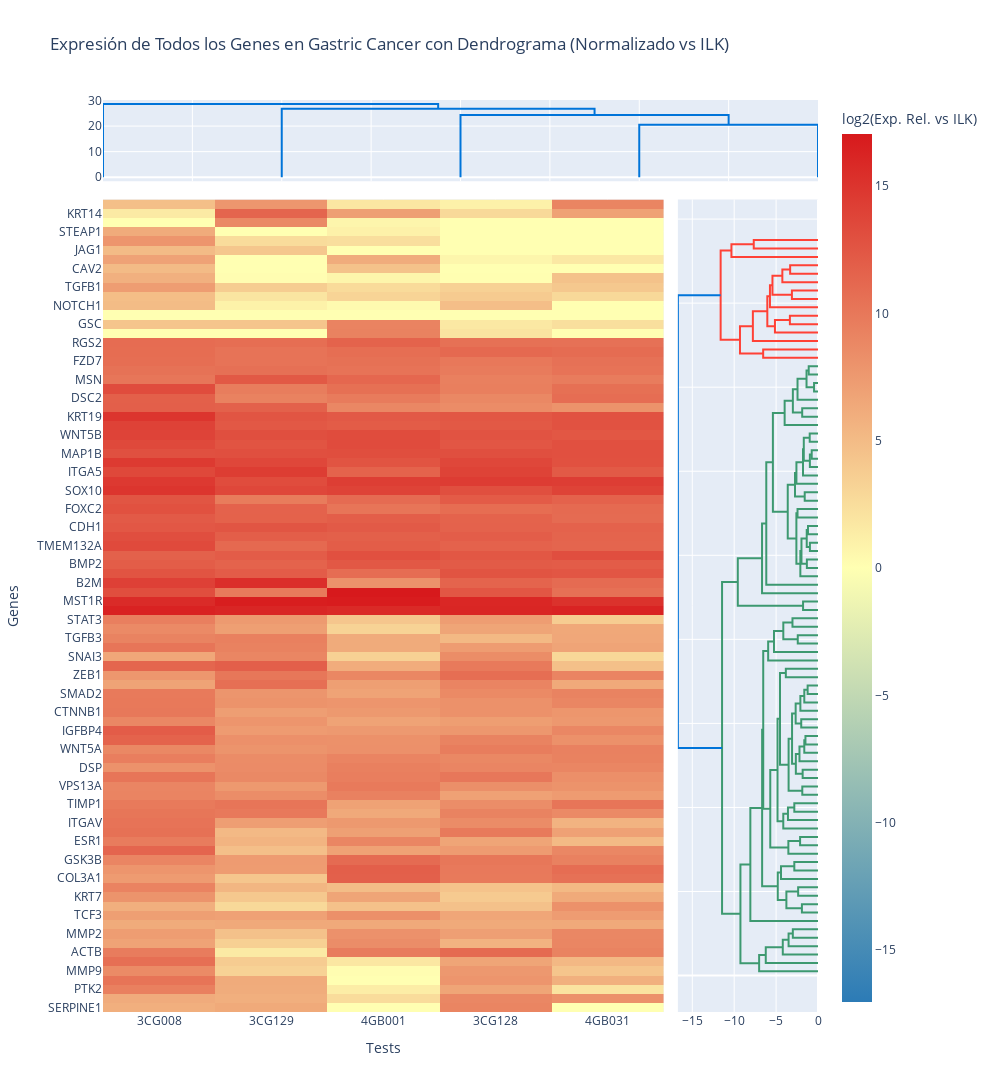

The cell this chart's notebook holds for it:
### Code cell
import pandas as pd
import plotly.express as px
import plotly.figure_factory as ff
import plotly.graph_objects as go
from plotly.subplots import make_subplots
from scipy.cluster.hierarchy import linkage


df_total = pd.concat([controles_df, muestras_df])

# ------------------------------
# 3. Normalización de datos según el método elegido
# ------------------------------
if metodo_elegido == "gen de referencia":
    # Se extrae el Ct del gen de referencia para cada test
    ref_ct = df_total[df_total['target'] == gen_referencia][['test', 'ct']].rename(
        columns={'ct': f'{gen_referencia}_ct'}
    )
    df_norm = df_total.merge(ref_ct, on='test')
    df_norm['delta_ct'] = df_norm['ct'] - df_norm[f'{gen_referencia}_ct']
    df_norm['log2_rel_expr'] = -df_norm['delta_ct']  # log2(2^(-ΔCt)) = -ΔCt

elif metodo_elegido == "promedios":
    # Se calcula el promedio de Ct para cada test y se normaliza respecto a ese promedio
    df_norm = df_total.copy()
    df_norm['ct_promedio_test'] = df_norm.groupby('test')['ct'].transform('mean')
    df_norm['delta_ct_promedio'] = df_norm['ct'] - df_norm['ct_promedio_test']
    df_norm['log2_rel_expr'] = -df_norm['delta_ct_promedio']

else:
    raise ValueError("El método de normalización debe ser 'gen de referencia' o 'promedios'.")

# Crear la matriz para el heatmap (tabla pivote)
# Si se normaliza por gen de referencia, se elimina dicho gen de la matriz
if metodo_elegido == "gen de referencia":
    heatmap_data = df_norm.pivot_table(
        index='target',
        columns='test',
        values='log2_rel_expr',
        aggfunc='mean'
    ).drop(gen_referencia, errors='ignore')
else:
    heatmap_data = df_norm.pivot_table(
        index='target',
        columns='test',
        values='log2_rel_expr',
        aggfunc='mean'
    )

# ------------------------------
# 4. (Filtrado por firmas - OMITIDO)
# ------------------------------
# heatmap_data_sobre = heatmap_data[heatmap_data.index.isin(lista_sobre)]
# heatmap_data_sub   = heatmap_data[heatmap_data.index.isin(lista_sub)]

# ------------------------------
# 5. Crear el clustergrama (heatmap con dendrogramas)
# ------------------------------
def create_clustered_heatmap(heatmap_data, title):
    # Clustering y dendrogramas para columnas (tests)
    dendro_col = ff.create_dendrogram(
        heatmap_data.T,
        orientation='bottom',
        labels=heatmap_data.columns.tolist(),
        linkagefun=lambda x: linkage(x, method='average', metric='euclidean')
    )
    col_order = dendro_col['layout']['xaxis']['ticktext']

    # Clustering y dendrogramas para filas (genes)
    dendro_row = ff.create_dendrogram(
        heatmap_data,
        orientation='right',
        labels=heatmap_data.index.tolist(),
        linkagefun=lambda x: linkage(x, method='average', metric='euclidean')
    )
    row_order = dendro_row['layout']['yaxis']['ticktext']

    # Reordenar la matriz según el clustering obtenido
    clustered_data = heatmap_data.loc[row_order, col_order]

    # Definir la escala de colores personalizada:
    # - Valores bajos (subexpresados): azul
    # - 0 (expresión similar al método de normalización): amarillo pastel
    # - Valores altos (sobreexpresados): rojo
    custom_colorscale = [
        [0.0, '#2c7bb6'],   # Azul
        [0.5, '#ffffb2'],   # Amarillo pastel
        [1.0, '#d7191c']    # Rojo
    ]

    # Crear subplots para combinar dendrogramas y heatmap
    fig = make_subplots(
        rows=2, cols=2,
        shared_xaxes=True,
        shared_yaxes=True,
        vertical_spacing=0.02,
        horizontal_spacing=0.02,
        column_widths=[0.8, 0.2],
        row_heights=[0.10, 1],
        specs=[[{"type": "scatter", "colspan": 2}, None],
               [{"type": "heatmap"}, {"type": "scatter"}]]
    )

    # Añadir dendrograma de columnas
    for trace in dendro_col['data']:
        fig.add_trace(trace, row=1, col=1)

    # Añadir dendrograma de filas
    for trace in dendro_row['data']:
        fig.add_trace(trace, row=2, col=2)

    # Añadir heatmap utilizando la escala de colores personalizada y centrándose en 0
    heatmap = go.Heatmap(
        z=clustered_data.values,
        x=col_order,
        y=row_order,
        colorscale=custom_colorscale,
        colorbar=dict(
            title=f"log2(Exp. Rel. { 'vs ' + gen_referencia if metodo_elegido=='gen de referencia' else 'por promedios' })"
        ),
        showscale=True,
        zmid=0
    )
    fig.add_trace(heatmap, row=2, col=1)

    # Ajustes de layout
    genes_count = len(row_order)
    fig_height = max(800, genes_count * 40)  # Ajusta el 40 a tu gusto
    fig.update_layout(
        title_text=title,
        width=1000,
        height=fig_height,
        showlegend=False
    )

    # Configuración de ejes
    fig.update_xaxes(showticklabels=False, row=1, col=1)
    fig.update_xaxes(showticklabels=True, row=2, col=1, title="Tests")
    fig.update_yaxes(showticklabels=True, row=2, col=1, title="Genes")
    fig.update_yaxes(showticklabels=False, row=2, col=2)

    return fig

# Definir el título según el método de normalización
if metodo_elegido == "gen de referencia":
    norm_title = f"Normalizado vs {gen_referencia}"
elif metodo_elegido == "promedios":
    norm_title = "Normalizado por promedios"
else:
    norm_title = "Normalización desconocida"

# ------------------------------
# 6. Clustergrama interactivo para TODOS los genes (panel completo)
# ------------------------------
fig_all = create_clustered_heatmap(
    heatmap_data,
    title=f"Expresión de Todos los Genes en {tipo_cancer} con Dendrograma ({norm_title})"
)

guardar_grafico(fig_all, f"clustergrama_todos_{tipo_cancer}.png")
fig_all.show()

### Figure 1 — Plotly figure (JSON) as saved in the notebook; plotly's stock layout.template omitted (floating-point values rounded to 4 significant figures; data arrays with more than 128 entries replaced by an {"elided": "..."} marker saying what was removed)
{"data": [{"hoverinfo": "text", "marker": {"color": "rgb(0,116,217)"}, "mode": "lines", "type": "scatter", "x": [35, 35, 45, 45], "xaxis": "x", "y": [0, 20.57, 20.57, 0], "yaxis": "y"}, {"hoverinfo": "text", "marker": {"color": "rgb(0,116,217)"}, "mode": "lines", "type": "scatter", "x": [25, 25, 40, 40], "xaxis": "x", "y": [0, 24.39, 24.39, 20.57], "yaxis": "y"}, {"hoverinfo": "text", "marker": {"color": "rgb(0,116,217)"}, "mode": "lines", "type": "scatter", "x": [15, 15, 32.5, 32.5], "xaxis": "x", "y": [0, 26.75, 26.75, 24.39], "yaxis": "y"}, {"hoverinfo": "text", "marker": {"color": "rgb(0,116,217)"}, "mode": "lines", "type": "scatter", "x": [5, 5, 23.75, 23.75], "xaxis": "x", "y": [0, 28.62, 28.62, 26.75], "yaxis": "y"}, {"hoverinfo": "text", "marker": {"color": "rgb(61,153,112)"}, "mode": "lines", "type": "scatter", "x": [0, -3.005, -3.005, 0], "xaxis": "x3", "y": [45, 45, 55, 55], "yaxis": "y3"}, {"hoverinfo": "text", "marker": {"color": "rgb(61,153,112)"}, "mode": "lines", "type": "scatter", "x": [0, -3.511, -3.511, -3.005], "xaxis": "x3", "y": [35, 35, 50, 50], "yaxis": "y3"}, {"hoverinfo": "text", "marker": {"color": "rgb(61,153,112)"}, "mode": "lines", "type": "scatter", "x": [0, -4.203, -4.203, -3.511], "xaxis": "x3", "y": [25, 25, 42.5, 42.5], "yaxis": "y3"}, {"hoverinfo": "text", "marker": {"color": "rgb(61,153,112)"}, "mode": "lines", "type": "scatter", "x": [0, -6.233, -6.233, -4.203], "xaxis": "x3", "y": [15, 15, 33.75, 33.75], "yaxis": "y3"}, {"hoverinfo": "text", "marker": {"color": "rgb(61,153,112)"}, "mode": "lines", "type": "scatter", "x": [0, -7.025, -7.025, -6.233], "xaxis": "x3", "y": [5, 5, 24.38, 24.38], "yaxis": "y3"}, {"hoverinfo": "text", "marker": {"color": "rgb(61,153,112)"}, "mode": "lines", "type": "scatter", "x": [0, -1.92, -1.92, 0], "xaxis": "x3", "y": [75, 75, 85, 85], "yaxis": "y3"}, {"hoverinfo": "text", "marker": {"color": "rgb(61,153,112)"}, "mode": "lines", "type": "scatter", "x": [0, -2.368, -2.368, 0], "xaxis": "x3", "y": [95, 95, 105, 105], "yaxis": "y3"}, {"hoverinfo": "text", "marker": {"color": "rgb(61,153,112)"}, "mode": "lines", "type": "scatter", "x": [-1.92, -3.772, -3.772, -2.368], "xaxis": "x3", "y": [80, 80, 100, 100], "yaxis": "y3"}, {"hoverinfo": "text", "marker": {"color": "rgb(61,153,112)"}, "mode": "lines", "type": "scatter", "x": [0, -2.825, -2.825, 0], "xaxis": "x3", "y": [125, 125, 135, 135], "yaxis": "y3"}, {"hoverinfo": "text", "marker": {"color": "rgb(61,153,112)"}, "mode": "lines", "type": "scatter", "x": [0, -4.418, -4.418, -2.825], "xaxis": "x3", "y": [115, 115, 130, 130], "yaxis": "y3"}, {"hoverinfo": "text", "marker": {"color": "rgb(61,153,112)"}, "mode": "lines", "type": "scatter", "x": [-3.772, -4.802, -4.802, -4.418], "xaxis": "x3", "y": [90, 90, 122.5, 122.5], "yaxis": "y3"}, {"hoverinfo": "text", "marker": {"color": "rgb(61,153,112)"}, "mode": "lines", "type": "scatter", "x": [0, -2.136, -2.136, 0], "xaxis": "x3", "y": [155, 155, 165, 165], "yaxis": "y3"}, {"hoverinfo": "text", "marker": {"color": "rgb(61,153,112)"}, "mode": "lines", "type": "scatter", "x": [0, -3.536, -3.536, -2.136], "xaxis": "x3", "y": [145, 145, 160, 160], "yaxis": "y3"}, {"hoverinfo": "text", "marker": {"color": "rgb(61,153,112)"}, "mode": "lines", "type": "scatter", "x": [0, -2.827, -2.827, 0], "xaxis": "x3", "y": [195, 195, 205, 205], "yaxis": "y3"}, {"hoverinfo": "text", "marker": {"color": "rgb(61,153,112)"}, "mode": "lines", "type": "scatter", "x": [0, -3.584, -3.584, -2.827], "xaxis": "x3", "y": [185, 185, 200, 200], "yaxis": "y3"}, {"hoverinfo": "text", "marker": {"color": "rgb(61,153,112)"}, "mode": "lines", "type": "scatter", "x": [0, -4.143, -4.143, -3.584], "xaxis": "x3", "y": [175, 175, 192.5, 192.5], "yaxis": "y3"}, {"hoverinfo": "text", "marker": {"color": "rgb(61,153,112)"}, "mode": "lines", "type": "scatter", "x": [0, -1.874, -1.874, 0], "xaxis": "x3", "y": [215, 215, 225, 225], "yaxis": "y3"}, {"hoverinfo": "text", "marker": {"color": "rgb(61,153,112)"}, "mode": "lines", "type": "scatter", "x": [0, -1.832, -1.832, 0], "xaxis": "x3", "y": [235, 235, 245, 245], "yaxis": "y3"}, {"hoverinfo": "text", "marker": {"color": "rgb(61,153,112)"}, "mode": "lines", "type": "scatter", "x": [0, -1.497, -1.497, 0], "xaxis": "x3", "y": [275, 275, 285, 285], "yaxis": "y3"}, {"hoverinfo": "text", "marker": {"color": "rgb(61,153,112)"}, "mode": "lines", "type": "scatter", "x": [0, -1.637, -1.637, -1.497], "xaxis": "x3", "y": [265, 265, 280, 280], "yaxis": "y3"}, {"hoverinfo": "text", "marker": {"color": "rgb(61,153,112)"}, "mode": "lines", "type": "scatter", "x": [0, -2.212, -2.212, -1.637], "xaxis": "x3", "y": [255, 255, 272.5, 272.5], "yaxis": "y3"}, {"hoverinfo": "text", "marker": {"color": "rgb(61,153,112)"}, "mode": "lines", "type": "scatter", "x": [-1.832, -2.644, -2.644, -2.212], "xaxis": "x3", "y": [240, 240, 263.8, 263.8], "yaxis": "y3"}, {"hoverinfo": "text", "marker": {"color": "rgb(61,153,112)"}, "mode": "lines", "type": "scatter", "x": [0, -2.002, -2.002, 0], "xaxis": "x3", "y": [295, 295, 305, 305], "yaxis": "y3"}, {"hoverinfo": "text", "marker": {"color": "rgb(61,153,112)"}, "mode": "lines", "type": "scatter", "x": [0, -1.237, -1.237, 0], "xaxis": "x3", "y": [335, 335, 345, 345], "yaxis": "y3"}, {"hoverinfo": "text", "marker": {"color": "rgb(61,153,112)"}, "mode": "lines", "type": "scatter", "x": [0, -1.635, -1.635, -1.237], "xaxis": "x3", "y": [325, 325, 340, 340], "yaxis": "y3"}, {"hoverinfo": "text", "marker": {"color": "rgb(61,153,112)"}, "mode": "lines", "type": "scatter", "x": [0, -2.103, -2.103, -1.635], "xaxis": "x3", "y": [315, 315, 332.5, 332.5], "yaxis": "y3"}, {"hoverinfo": "text", "marker": {"color": "rgb(61,153,112)"}, "mode": "lines", "type": "scatter", "x": [-2.002, -2.666, -2.666, -2.103], "xaxis": "x3", "y": [300, 300, 323.8, 323.8], "yaxis": "y3"}, {"hoverinfo": "text", "marker": {"color": "rgb(61,153,112)"}, "mode": "lines", "type": "scatter", "x": [-2.644, -3.096, -3.096, -2.666], "xaxis": "x3", "y": [251.9, 251.9, 311.9, 311.9], "yaxis": "y3"}, {"hoverinfo": "text", "marker": {"color": "rgb(61,153,112)"}, "mode": "lines", "type": "scatter", "x": [-1.874, -3.508, -3.508, -3.096], "xaxis": "x3", "y": [220, 220, 281.9, 281.9], "yaxis": "y3"}, {"hoverinfo": "text", "marker": {"color": "rgb(61,153,112)"}, "mode": "lines", "type": "scatter", "x": [0, -3.839, -3.839, 0], "xaxis": "x3", "y": [355, 355, 365, 365], "yaxis": "y3"}, {"hoverinfo": "text", "marker": {"color": "rgb(61,153,112)"}, "mode": "lines", "type": "scatter", "x": [-3.508, -4.533, -4.533, -3.839], "xaxis": "x3", "y": [250.9, 250.9, 360, 360], "yaxis": "y3"}, {"hoverinfo": "text", "marker": {"color": "rgb(61,153,112)"}, "mode": "lines", "type": "scatter", "x": [-4.143, -4.831, -4.831, -4.533], "xaxis": "x3", "y": [183.8, 183.8, 305.5, 305.5], "yaxis": "y3"}, {"hoverinfo": "text", "marker": {"color": "rgb(61,153,112)"}, "mode": "lines", "type": "scatter", "x": [-3.536, -5.696, -5.696, -4.831], "xaxis": "x3", "y": [152.5, 152.5, 244.6, 244.6], "yaxis": "y3"}, {"hoverinfo": "text", "marker": {"color": "rgb(61,153,112)"}, "mode": "lines", "type": "scatter", "x": [0, -2.415, -2.415, 0], "xaxis": "x3", "y": [395, 395, 405, 405], "yaxis": "y3"}, {"hoverinfo": "text", "marker": {"color": "rgb(61,153,112)"}, "mode": "lines", "type": "scatter", "x": [0, -3.045, -3.045, 0], "xaxis": "x3", "y": [415, 415, 425, 425], "yaxis": "y3"}, {"hoverinfo": "text", "marker": {"color": "rgb(61,153,112)"}, "mode": "lines", "type": "scatter", "x": [-2.415, -4.139, -4.139, -3.045], "xaxis": "x3", "y": [400, 400, 420, 420], "yaxis": "y3"}, {"hoverinfo": "text", "marker": {"color": "rgb(61,153,112)"}, "mode": "lines", "type": "scatter", "x": [0, -5.255, -5.255, -4.139], "xaxis": "x3", "y": [385, 385, 410, 410], "yaxis": "y3"}, {"hoverinfo": "text", "marker": {"color": "rgb(61,153,112)"}, "mode": "lines", "type": "scatter", "x": [0, -5.948, -5.948, -5.255], "xaxis": "x3", "y": [375, 375, 397.5, 397.5], "yaxis": "y3"}, {"hoverinfo": "text", "marker": {"color": "rgb(61,153,112)"}, "mode": "lines", "type": "scatter", "x": [-5.696, -6.536, -6.536, -5.948], "xaxis": "x3", "y": [198.6, 198.6, 386.2, 386.2], "yaxis": "y3"}, {"hoverinfo": "text", "marker": {"color": "rgb(61,153,112)"}, "mode": "lines", "type": "scatter", "x": [-4.802, -6.667, -6.667, -6.536], "xaxis": "x3", "y": [106.2, 106.2, 292.4, 292.4], "yaxis": "y3"}, {"hoverinfo": "text", "marker": {"color": "rgb(61,153,112)"}, "mode": "lines", "type": "scatter", "x": [0, -8.073, -8.073, -6.667], "xaxis": "x3", "y": [65, 65, 199.3, 199.3], "yaxis": "y3"}, {"hoverinfo": "text", "marker": {"color": "rgb(61,153,112)"}, "mode": "lines", "type": "scatter", "x": [-7.025, -9.256, -9.256, -8.073], "xaxis": "x3", "y": [14.69, 14.69, 132.2, 132.2], "yaxis": "y3"}, {"hoverinfo": "text", "marker": {"color": "rgb(61,153,112)"}, "mode": "lines", "type": "scatter", "x": [0, -1.782, -1.782, 0], "xaxis": "x3", "y": [435, 435, 445, 445], "yaxis": "y3"}, {"hoverinfo": "text", "marker": {"color": "rgb(61,153,112)"}, "mode": "lines", "type": "scatter", "x": [0, -1.328, -1.328, 0], "xaxis": "x3", "y": [485, 485, 495, 495], "yaxis": "y3"}, {"hoverinfo": "text", "marker": {"color": "rgb(61,153,112)"}, "mode": "lines", "type": "scatter", "x": [0, -0.9656, -0.9656, 0], "xaxis": "x3", "y": [505, 505, 515, 515], "yaxis": "y3"}, {"hoverinfo": "text", "marker": {"color": "rgb(61,153,112)"}, "mode": "lines", "type": "scatter", "x": [0, -1.197, -1.197, 0], "xaxis": "x3", "y": [525, 525, 535, 535], "yaxis": "y3"}, {"hoverinfo": "text", "marker": {"color": "rgb(61,153,112)"}, "mode": "lines", "type": "scatter", "x": [-0.9656, -1.346, -1.346, -1.197], "xaxis": "x3", "y": [510, 510, 530, 530], "yaxis": "y3"}, {"hoverinfo": "text", "marker": {"color": "rgb(61,153,112)"}, "mode": "lines", "type": "scatter", "x": [-1.328, -1.972, -1.972, -1.346], "xaxis": "x3", "y": [490, 490, 520, 520], "yaxis": "y3"}, {"hoverinfo": "text", "marker": {"color": "rgb(61,153,112)"}, "mode": "lines", "type": "scatter", "x": [0, -2.108, -2.108, -1.972], "xaxis": "x3", "y": [475, 475, 505, 505], "yaxis": "y3"}, {"hoverinfo": "text", "marker": {"color": "rgb(61,153,112)"}, "mode": "lines", "type": "scatter", "x": [0, -2.443, -2.443, 0], "xaxis": "x3", "y": [545, 545, 555, 555], "yaxis": "y3"}, {"hoverinfo": "text", "marker": {"color": "rgb(61,153,112)"}, "mode": "lines", "type": "scatter", "x": [-2.108, -2.578, -2.578, -2.443], "xaxis": "x3", "y": [490, 490, 550, 550], "yaxis": "y3"}, {"hoverinfo": "text", "marker": {"color": "rgb(61,153,112)"}, "mode": "lines", "type": "scatter", "x": [0, -1.586, -1.586, 0], "xaxis": "x3", "y": [565, 565, 575, 575], "yaxis": "y3"}, {"hoverinfo": "text", "marker": {"color": "rgb(61,153,112)"}, "mode": "lines", "type": "scatter", "x": [0, -0.7507, -0.7507, 0], "xaxis": "x3", "y": [615, 615, 625, 625], "yaxis": "y3"}, {"hoverinfo": "text", "marker": {"color": "rgb(61,153,112)"}, "mode": "lines", "type": "scatter", "x": [0, -0.9696, -0.9696, -0.7507], "xaxis": "x3", "y": [605, 605, 620, 620], "yaxis": "y3"}, {"hoverinfo": "text", "marker": {"color": "rgb(61,153,112)"}, "mode": "lines", "type": "scatter", "x": [0, -0.9894, -0.9894, 0], "xaxis": "x3", "y": [635, 635, 645, 645], "yaxis": "y3"}, {"hoverinfo": "text", "marker": {"color": "rgb(61,153,112)"}, "mode": "lines", "type": "scatter", "x": [-0.9696, -1.696, -1.696, -0.9894], "xaxis": "x3", "y": [612.5, 612.5, 640, 640], "yaxis": "y3"}, {"hoverinfo": "text", "marker": {"color": "rgb(61,153,112)"}, "mode": "lines", "type": "scatter", "x": [0, -1.792, -1.792, -1.696], "xaxis": "x3", "y": [595, 595, 626.2, 626.2], "yaxis": "y3"}, {"hoverinfo": "text", "marker": {"color": "rgb(61,153,112)"}, "mode": "lines", "type": "scatter", "x": [0, -2.575, -2.575, -1.792], "xaxis": "x3", "y": [585, 585, 610.6, 610.6], "yaxis": "y3"}, {"hoverinfo": "text", "marker": {"color": "rgb(61,153,112)"}, "mode": "lines", "type": "scatter", "x": [-1.586, -2.74, -2.74, -2.575], "xaxis": "x3", "y": [570, 570, 597.8, 597.8], "yaxis": "y3"}, {"hoverinfo": "text", "marker": {"color": "rgb(61,153,112)"}, "mode": "lines", "type": "scatter", "x": [-2.578, -3.61, -3.61, -2.74], "xaxis": "x3", "y": [520, 520, 583.9, 583.9], "yaxis": "y3"}, {"hoverinfo": "text", "marker": {"color": "rgb(61,153,112)"}, "mode": "lines", "type": "scatter", "x": [0, -1.886, -1.886, 0], "xaxis": "x3", "y": [665, 665, 675, 675], "yaxis": "y3"}, {"hoverinfo": "text", "marker": {"color": "rgb(61,153,112)"}, "mode": "lines", "type": "scatter", "x": [0, -0.4701, -0.4701, 0], "xaxis": "x3", "y": [695, 695, 705, 705], "yaxis": "y3"}, {"hoverinfo": "text", "marker": {"color": "rgb(61,153,112)"}, "mode": "lines", "type": "scatter", "x": [0, -1.109, -1.109, 0], "xaxis": "x3", "y": [715, 715, 725, 725], "yaxis": "y3"}, {"hoverinfo": "text", "marker": {"color": "rgb(61,153,112)"}, "mode": "lines", "type": "scatter", "x": [-0.4701, -1.37, -1.37, -1.109], "xaxis": "x3", "y": [700, 700, 720, 720], "yaxis": "y3"}, {"hoverinfo": "text", "marker": {"color": "rgb(61,153,112)"}, "mode": "lines", "type": "scatter", "x": [0, -2.444, -2.444, -1.37], "xaxis": "x3", "y": [685, 685, 710, 710], "yaxis": "y3"}, {"hoverinfo": "text", "marker": {"color": "rgb(61,153,112)"}, "mode": "lines", "type": "scatter", "x": [-1.886, -3.0, -3.0, -2.444], "xaxis": "x3", "y": [670, 670, 697.5, 697.5], "yaxis": "y3"}, {"hoverinfo": "text", "marker": {"color": "rgb(61,153,112)"}, "mode": "lines", "type": "scatter", "x": [0, -3.98, -3.98, -3.0], "xaxis": "x3", "y": [655, 655, 683.8, 683.8], "yaxis": "y3"}, {"hoverinfo": "text", "marker": {"color": "rgb(61,153,112)"}, "mode": "lines", "type": "scatter", "x": [-3.61, -5.383, -5.383, -3.98], "xaxis": "x3", "y": [552.0, 552.0, 669.4, 669.4], "yaxis": "y3"}, {"hoverinfo": "text", "marker": {"color": "rgb(61,153,112)"}, "mode": "lines", "type": "scatter", "x": [0, -6.172, -6.172, -5.383], "xaxis": "x3", "y": [465, 465, 610.7, 610.7], "yaxis": "y3"}, {"hoverinfo": "text", "marker": {"color": "rgb(61,153,112)"}, "mode": "lines", "type": "scatter", "x": [0, -6.676, -6.676, -6.172], "xaxis": "x3", "y": [455, 455, 537.8, 537.8], "yaxis": "y3"}, {"hoverinfo": "text", "marker": {"color": "rgb(61,153,112)"}, "mode": "lines", "type": "scatter", "x": [-1.782, -9.572, -9.572, -6.676], "xaxis": "x3", "y": [440, 440, 496.4, 496.4], "yaxis": "y3"}, {"hoverinfo": "text", "marker": {"color": "rgb(61,153,112)"}, "mode": "lines", "type": "scatter", "x": [-9.256, -11.45, -11.45, -9.572], "xaxis": "x3", "y": [73.43, 73.43, 468.2, 468.2], "yaxis": "y3"}, {"hoverinfo": "text", "marker": {"color": "rgb(255,65,54)"}, "mode": "lines", "type": "scatter", "x": [0, -6.543, -6.543, 0], "xaxis": "x3", "y": [735, 735, 745, 745], "yaxis": "y3"}, {"hoverinfo": "text", "marker": {"color": "rgb(255,65,54)"}, "mode": "lines", "type": "scatter", "x": [0, -3.355, -3.355, 0], "xaxis": "x3", "y": [775, 775, 785, 785], "yaxis": "y3"}, {"hoverinfo": "text", "marker": {"color": "rgb(255,65,54)"}, "mode": "lines", "type": "scatter", "x": [0, -5.139, -5.139, -3.355], "xaxis": "x3", "y": [765, 765, 780, 780], "yaxis": "y3"}, {"hoverinfo": "text", "marker": {"color": "rgb(255,65,54)"}, "mode": "lines", "type": "scatter", "x": [0, -3.113, -3.113, 0], "xaxis": "x3", "y": [805, 805, 815, 815], "yaxis": "y3"}, {"hoverinfo": "text", "marker": {"color": "rgb(255,65,54)"}, "mode": "lines", "type": "scatter", "x": [0, -3.323, -3.323, 0], "xaxis": "x3", "y": [835, 835, 845, 845], "yaxis": "y3"}, {"hoverinfo": "text", "marker": {"color": "rgb(255,65,54)"}, "mode": "lines", "type": "scatter", "x": [0, -4.254, -4.254, -3.323], "xaxis": "x3", "y": [825, 825, 840, 840], "yaxis": "y3"}, {"hoverinfo": "text", "marker": {"color": "rgb(255,65,54)"}, "mode": "lines", "type": "scatter", "x": [-3.113, -5.434, -5.434, -4.254], "xaxis": "x3", "y": [810, 810, 832.5, 832.5], "yaxis": "y3"}, {"hoverinfo": "text", "marker": {"color": "rgb(255,65,54)"}, "mode": "lines", "type": "scatter", "x": [0, -5.734, -5.734, -5.434], "xaxis": "x3", "y": [795, 795, 821.2, 821.2], "yaxis": "y3"}, {"hoverinfo": "text", "marker": {"color": "rgb(255,65,54)"}, "mode": "lines", "type": "scatter", "x": [-5.139, -6.047, -6.047, -5.734], "xaxis": "x3", "y": [772.5, 772.5, 808.1, 808.1], "yaxis": "y3"}, {"hoverinfo": "text", "marker": {"color": "rgb(255,65,54)"}, "mode": "lines", "type": "scatter", "x": [0, -7.772, -7.772, -6.047], "xaxis": "x3", "y": [755, 755, 790.3, 790.3], "yaxis": "y3"}, {"hoverinfo": "text", "marker": {"color": "rgb(255,65,54)"}, "mode": "lines", "type": "scatter", "x": [-6.543, -9.311, -9.311, -7.772], "xaxis": "x3", "y": [740, 740, 772.7, 772.7], "yaxis": "y3"}, {"hoverinfo": "text", "marker": {"color": "rgb(255,65,54)"}, "mode": "lines", "type": "scatter", "x": [0, -7.667, -7.667, 0], "xaxis": "x3", "y": [865, 865, 875, 875], "yaxis": "y3"}, {"hoverinfo": "text", "marker": {"color": "rgb(255,65,54)"}, "mode": "lines", "type": "scatter", "x": [0, -10.33, -10.33, -7.667], "xaxis": "x3", "y": [855, 855, 870, 870], "yaxis": "y3"}, {"hoverinfo": "text", "marker": {"color": "rgb(255,65,54)"}, "mode": "lines", "type": "scatter", "x": [-9.311, -11.62, -11.62, -10.33], "xaxis": "x3", "y": [756.3, 756.3, 862.5, 862.5], "yaxis": "y3"}, {"hoverinfo": "text", "marker": {"color": "rgb(0,116,217)"}, "mode": "lines", "type": "scatter", "x": [-11.45, -16.72, -16.72, -11.62], "xaxis": "x3", "y": [270.8, 270.8, 809.4, 809.4], "yaxis": "y3"}, {"colorbar": {"title": {"text": "log2(Exp. Rel. vs ILK)"}}, "colorscale": [[0, "#2c7bb6"], [0.5, "#ffffb2"], [1, "#d7191c"]], "showscale": true, "type": "heatmap", "x": ["3CG008", "3CG129", "4GB001", "3CG128", "4GB031"], "xaxis": "x2", "y": ["SERPINE1", "CAMK2N1", "PTK2", "TCF4", "MMP9", "ZEB2", "ACTB", "FN1", "MMP2", "BMP7", "TCF3", "WNT11", "KRT7", "SPARC", "COL3A1", "GNG11", "GSK3B", "HPRT1", "ESR1", "CDH2", "ITGAV", "PDGFRB", "TIMP1", "SNAI2", "VPS13A", "NODAL", "DSP", "NUDT13", "WNT5A", "CALD1", "IGFBP4", "SIP1", "CTNNB1", "PLEK2", "SMAD2", "ERBB3", "ZEB1", "BMP1", "SNAI3", "RAC1", "TGFB3", "SNAI1", "STAT3", "AKT1", "MST1R", "TFPI2", "B2M", "COL1A2", "BMP2", "COL5A2", "TMEM132A", "TSPAN13", "CDH1", "IL1RN", "FOXC2", "TMEFF1", "SOX10", "TWIST1", "ITGA5", "OCLN", "MAP1B", "SPP1", "WNT5B", "F11R", "KRT19", "RPLP0", "DSC2", "TGFB2", "MSN", "EGFR", "FZD7", "MMP3", "RGS2", "GAPDH", "GSC", "VIM", "NOTCH1", "ITGB1", "TGFB1", "PTP4A1", "CAV2", "FGFBP1", "JAG1", "HGDC", "STEAP1", "PPPDE2", "KRT14", "VCAN"], "yaxis": "y2", "z": {"elided": "88x5 float values"}, "zmid": 0}], "layout": {"height": 3520, "showlegend": false, "title": {"text": "Expresión de Todos los Genes en Gastric Cancer con Dendrograma (Normalizado vs ILK)"}, "width": 1000, "xaxis": {"anchor": "y", "domain": [0, 1], "showticklabels": false}, "xaxis2": {"anchor": "y2", "domain": [0, 0.784], "showticklabels": true, "title": {"text": "Tests"}}, "xaxis3": {"anchor": "y3", "domain": [0.804, 1]}, "yaxis": {"anchor": "x", "domain": [0.9109, 1]}, "yaxis2": {"anchor": "x2", "domain": [0, 0.8909], "showticklabels": true, "title": {"text": "Genes"}}, "yaxis3": {"anchor": "x3", "domain": [0, 0.8909], "matches": "y2", "showticklabels": false}}}
